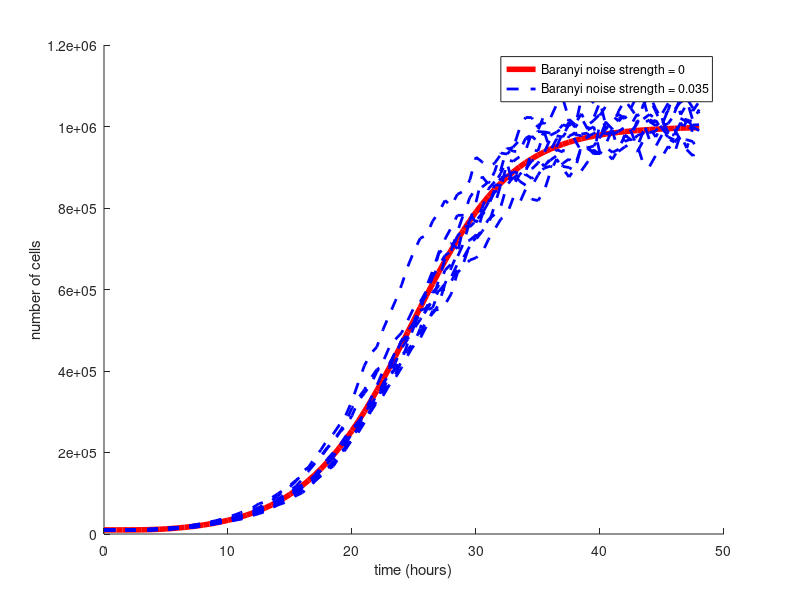

Write MATLAB code to recreate this figure.
%Daniel Charlebois - Winter 2018 - Matlab R2017b
%This script generates growth curves for a deterministic and a
%stochastic version of the Baranyi model, as shown in Figure 1B.
%There is also an ODE solver version (commented by default) of the Baranyi 
%model included.

clc; close all;

tic

%% parameters
global mu N_max lambda n
mu = 0.24;         %growth rate (per hour)
N_max = 10^6;      %carrying capacity
lambda = 4;        %lag time (hour)
n = 4;             %parameters for adaptation function
n_runs = 10;       %number of runs
sigma_0 = 0;       %no noise 
sigma = 0.035;     %SDE noise strength
n0 = 10^4;         %initial number of cells
t_end = 48;        %simulation time (hours)
n_step = 96;       %number of steps                
h = t_end/n_step;  %time step
t=(0:h:t_end);     %time array

%% SDE solver
size_t = size(t);
n_data_0 = zeros(1,size_t(2));
n_data = zeros(n_runs,size_t(2));
n_data_0(1,1) = n0;
for j = 1:n_runs
    
    n_data(j,1) = n0;
    
    for i=1:n_step
        if j == 1
            n_data_0(j,i+1) = n_data_0(j,i) + (mu*n_data_0(j,i)*(t(i)^n/(lambda^n+t(i)^n)))*(1-(n_data_0(j,i)/N_max))*h + sigma_0*n_data_0(j,i)*randn*sqrt(h);
        end
        n_data(j,i+1) = n_data(j,i) + (mu*n_data(j,i)*(t(i)^n/(lambda^n+t(i)^n)))*(1-(n_data(j,i)/N_max))*h + sigma*n_data(j,i)*randn*sqrt(h);
    end
    
end

% dt=1; n_ode=n0;
% %% ODE solver
% [t_ODE, X] = Fig1B_ODE_Baranyi(t_end,dt,n_ode);

%% save data
save('baranyni.mat','t','n_data_0','n_data');
 
%% plot
figure; 
hold on
plot(t,n_data_0,'r-','LineWidth',4);
plot(t,n_data,'b--','LineWidth',2);
% plot(t_ODE,X,'g-','LineWidth',2)
hold off
xlabel('time (hours)'); ylabel('number of cells');
legend('Baranyi noise strength = 0','Baranyi noise strength = 0.035')

toc